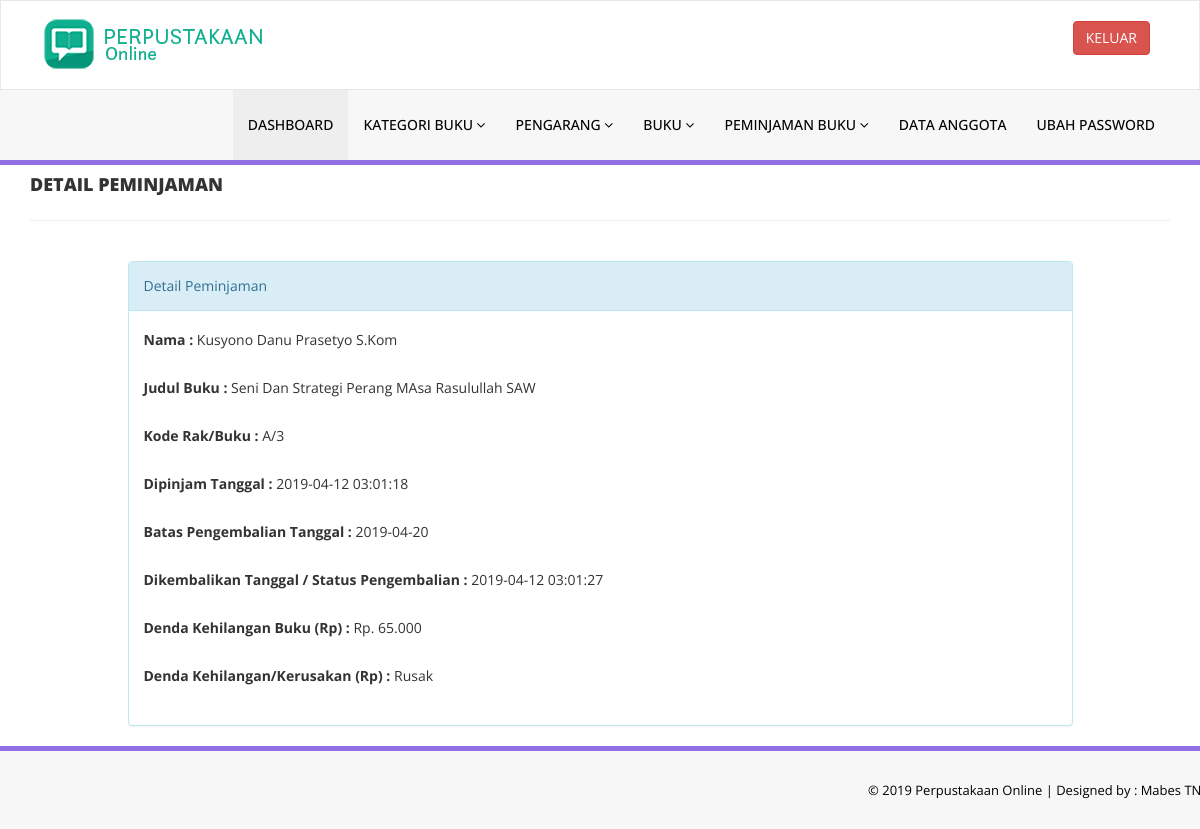
Page /admin/update-issue-bookdeails.php?rid=33 (signed in) on the committed database.
### tables this page shows
CREATE TABLE `tblissuedbookdetails` (
  `id` int(11) NOT NULL,
  `BookId` int(11) DEFAULT NULL,
  `StudentID` varchar(150) DEFAULT NULL,
  `IssuesDate` timestamp NULL DEFAULT CURRENT_TIMESTAMP,
  `ReturnDate` timestamp NULL DEFAULT NULL ON UPDATE CURRENT_TIMESTAMP,
  `RetrunStatus` int(1) DEFAULT NULL,
  `fine` varchar(11) DEFAULT NULL,
  `Batas` date DEFAULT NULL
);

CREATE TABLE `tblstudents` (
  `id` int(11) NOT NULL,
  `StudentId` varchar(100) DEFAULT NULL,
  `FullName` varchar(120) DEFAULT NULL,
  `EmailId` varchar(120) DEFAULT NULL,
  `MobileNumber` char(11) DEFAULT NULL,
  `Password` varchar(120) DEFAULT NULL,
  `Status` int(1) DEFAULT NULL,
  `RegDate` timestamp NULL DEFAULT CURRENT_TIMESTAMP,
  `UpdationDate` timestamp NULL DEFAULT NULL ON UPDATE CURRENT_TIMESTAMP,
  `Pangkat` varchar(255) DEFAULT NULL,
  `NRP` varchar(255) DEFAULT NULL,
  `Jabatan` varchar(255) DEFAULT NULL,
  `Satuan` varchar(255) DEFAULT NULL
);

CREATE TABLE `tblbooks` (
  `id` int(11) NOT NULL,
  `BookName` varchar(255) DEFAULT NULL,
  `CatId` int(11) DEFAULT NULL,
  `AuthorId` int(11) DEFAULT NULL,
  `ISBNNumber` varchar(11) DEFAULT NULL,
  `BookPrice` int(11) DEFAULT NULL,
  `RegDate` timestamp NULL DEFAULT CURRENT_TIMESTAMP,
  `UpdationDate` timestamp NULL DEFAULT NULL ON UPDATE CURRENT_TIMESTAMP,
  `Gambar` varchar(255) DEFAULT NULL
);

### admin/update-issue-bookdeails.php (the view, shortened to what this page needs)
<?php
include('includes/config.php');
if(strlen($_SESSION['alogin'])==0)
    {
header('location:index.php');
}
else{
?>
<!DOCTYPE html>
<html xmlns="http://www.w3.org/1999/xhtml">
<head>
    <link href="assets/css/bootstrap.css" rel="stylesheet" />
    <link href="assets/css/font-awesome.css" rel="stylesheet" />
    <link href="assets/css/style.css" rel="stylesheet" />
</head>
<body>
<?php include('includes/header.php');?>
    <div class="content-wra
    <div class="content-wrapper">
         <div class="container">
        <div class="row pad-botm">
            <div class="col-md-12">
                <h4 class="header-line">Detail Peminjaman</h4>
                            </div>
</div>
<div class="row">
<div class="col-md-10 col-sm-6 col-xs-12 col-md-offset-1"">
<div class="panel panel-info">
<div class="panel-heading">
Detail Peminjaman
</div>
<div class="panel-body">
<form role="form" method="post">
<?php
$rid=intval($_GET['rid']);
$sql = "SELECT tblstudents.FullName,tblbooks.BookName,tblbooks.ISBNNumber,tblbooks.BookPrice,tblissuedbookdetails.IssuesDate,tblissuedbookdetails.ReturnDate,tblissuedbookdetails.Batas,tblissuedbookdetails.id as rid,tblissuedbookdetails.fine,tblissuedbookdetails.RetrunStatus from  tblissuedbookdetails join tblstudents on tblstudents.StudentId=tblissuedbookdetails.StudentId join tblbooks on tblbooks.id=tblissuedbookdetails.BookId where tblissuedbookdetails.id=:rid";
$query = $dbh -> prepare($sql);
$query->bindParam(':rid',$rid,PDO::PARAM_STR);
$query->execute();
$results=$query->fetchAll(PDO::FETCH_OBJ);
if($query->rowCount() > 0)
{
foreach($results as $result)
{               ?>
<div class="form-group">
<label>Nama :</label>
<?php echo htmlentities($result->FullName);?>
</div>
<div class="form-group">
<label>Judul Buku :</label>
<?php echo htmlentities($result->BookName);?>
</div>
<div class="form-group">
<label>Kode Rak/Buku :</label>
<?php echo htmlentities($result->ISBNNumber);?>
</div>
<div class="form-group">
<label>Dipinjam Tanggal :</label>
<?php echo htmlentities($result->IssuesDate);?>
</div>
<div class="form-group">
<label>Batas Pengembalian Tanggal :</label>
<?php echo htmlentities($result->Batas);?>
</div>
<div class="form-group">
<label>Dikembalikan Tanggal / Status Pengembalian :</label>
<?php if($result->ReturnDate=="")
                                            {
                                                echo htmlentities("Buku Belum di Kembalikan");
                                            } else {
                                            echo htmlentities($result->ReturnDate);
}
                                            ?>
</div>
<div class="form-group">
<label>Denda Kehilangan Buku (Rp) :</label> Rp.
<?php echo number_format($result->BookPrice, 0, ".", ".");?>
</div>
<div class="form-group">
<label>Denda Kehilangan/Kerusakan (Rp) :</label>
<?php
if($result->fine=="")
{?>
<input class="form-control" type="text" name="fine" id="fine"  required />
<?php }else {
echo htmlentities($result->fine);
}
?>
</div>
 <?php if($result->RetrunStatus==0){?>
<button type="submit" name="return" id="submit" class="btn btn-info">Perbarui </button>
 </div>
<?php }}} ?>
                                    </form>
                            </div>
                        </div>
                            </div>
        </div>
    </div>
    </div>
  <?php include('includes/footer.php');?>
</body>
</html>
<?php } ?>

### admin/assets/css/style.css (style rules this page uses)
.header-line { font-weight:900; padding-bottom:25px; border-bottom:1px solid #eeeeee; text-transform:uppercase; }
.pad-botm { padding-bottom:30px; }

### rows in the picture
tblissuedbookdetails: tblstudents.FullName "Kusyono Danu Prasetyo S.Kom", BookId.BookName "Seni Dan Strategi Perang MAsa Rasulullah SAW", BookId.ISBNNumber "A/3", IssuesDate "2019-04-12 03:01:18", Batas "2019-04-20", ReturnDate "2019-04-12 03:01:27", BookId.BookPrice "65.000", fine "Rusak"
